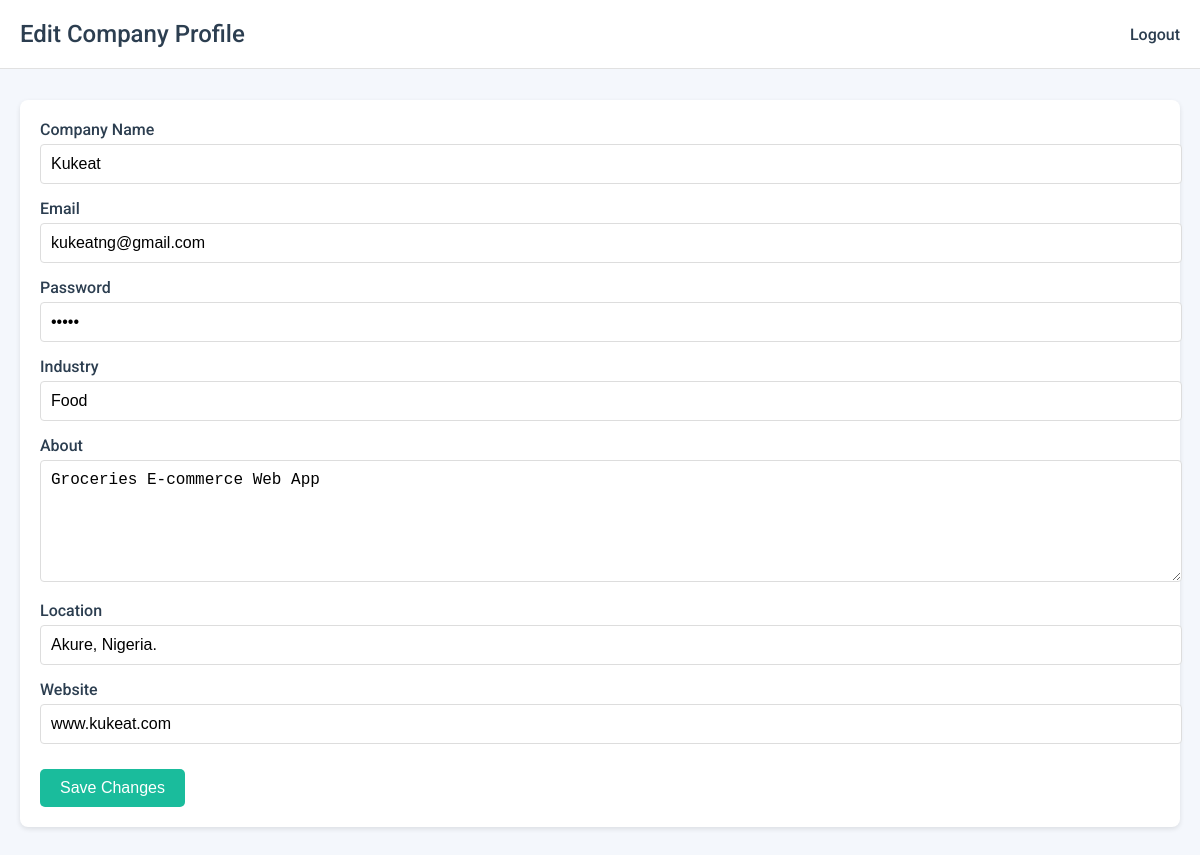
/edit_company_profile (signed in), run on an earlier commit of the app's database.
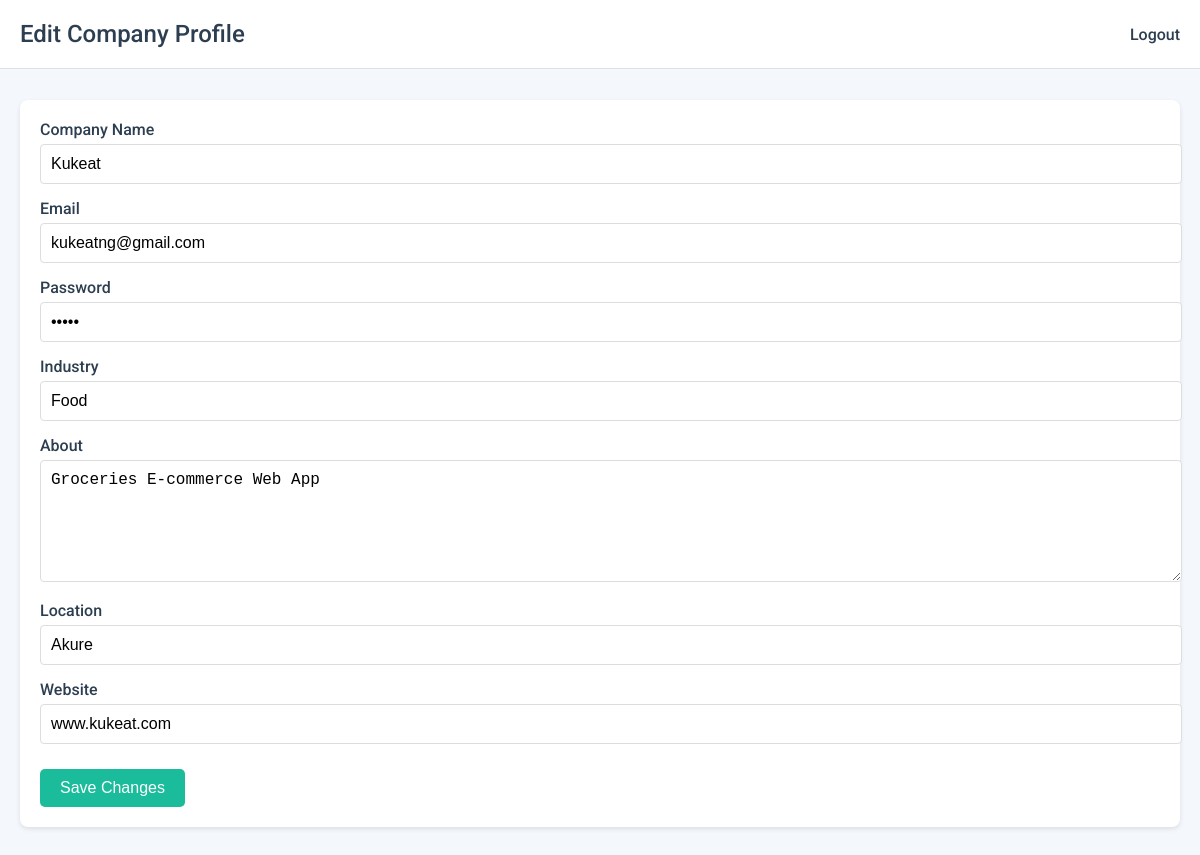
And on a later commit of the database.
### models.py (models this page shows)
class Company(db.Model):
    id = db.Column(db.Integer, primary_key=True)
    name = db.Column(db.String(100), nullable=False)
    email = db.Column(db.String(120), unique=True, nullable=False)
    password = db.Column(db.String(128))
    industry = db.Column(db.String(100))
    about = db.Column(db.Text)
    location = db.Column(db.String(100))
    website = db.Column(db.String(200))

### app.py (the view, shortened to what this page needs)
@app.route('/edit_company_profile', methods=['GET', 'POST'])
def edit_company_profile():
    company = db.session.get(Company, session['company_id'])
    return render_template('edit_company_profile.html', company=company)

### templates/edit_company_profile.html (shortened to what this page needs)
<!DOCTYPE html>
<html lang="en">
<head>
</head>
<body>
    <div class="top-bar">
        <h2>Edit Company Profile</h2>
        <a href="{{ url_for('company_logout') }}" class="logout">Logout</a>
    </div>
    <div class="main-content" style="margin-top: 80px;">
        <div class="card">
            <form id="editCompanyProfileForm" method="POST" action="{{ url_for('edit_company_profile') }}">
                <div class="form-group">
                    <label for="name">Company Name</label>
                    <input type="text" id="name" name="name" value="{{ company.name }}" required>
                </div>
                <div class="form-group">
                    <label for="email">Email</label>
                    <input type="email" id="email" name="email" value="{{ company.email }}" required>
                </div>
                <div class="form-group">
                    <label for="password">Password</label>
                    <input type="password" id="password" name="password" value="{{ company.password }}">
                </div>
                <div class="form-group">
                    <label for="industry">Industry</label>
                    <input type="text" id="industry" name="industry" value="{{ company.industry }}">
                </div>
                <div class="form-group">
                    <label for="about">About</label>
                    <textarea id="about" name="about">{{ company.about }}</textarea>
                </div>
                <div class="form-group">
                    <label for="location">Location</label>
                    <input type="text" id="location" name="location" value="{{ company.location }}">
                </div>
                <div class="form-group">
                    <label for="website">Website</label>
                    <input type="text" id="website" name="website" value="{{ company.website }}">
                </div>
                <button type="submit" class="button">Save Changes</button>
            </form>
        </div>
    </div>
</body>
</html>

What changed in the data, as far as the page shows it:
changed Company "Kukeat": location "Akure, Nigeria." → "Akure"
